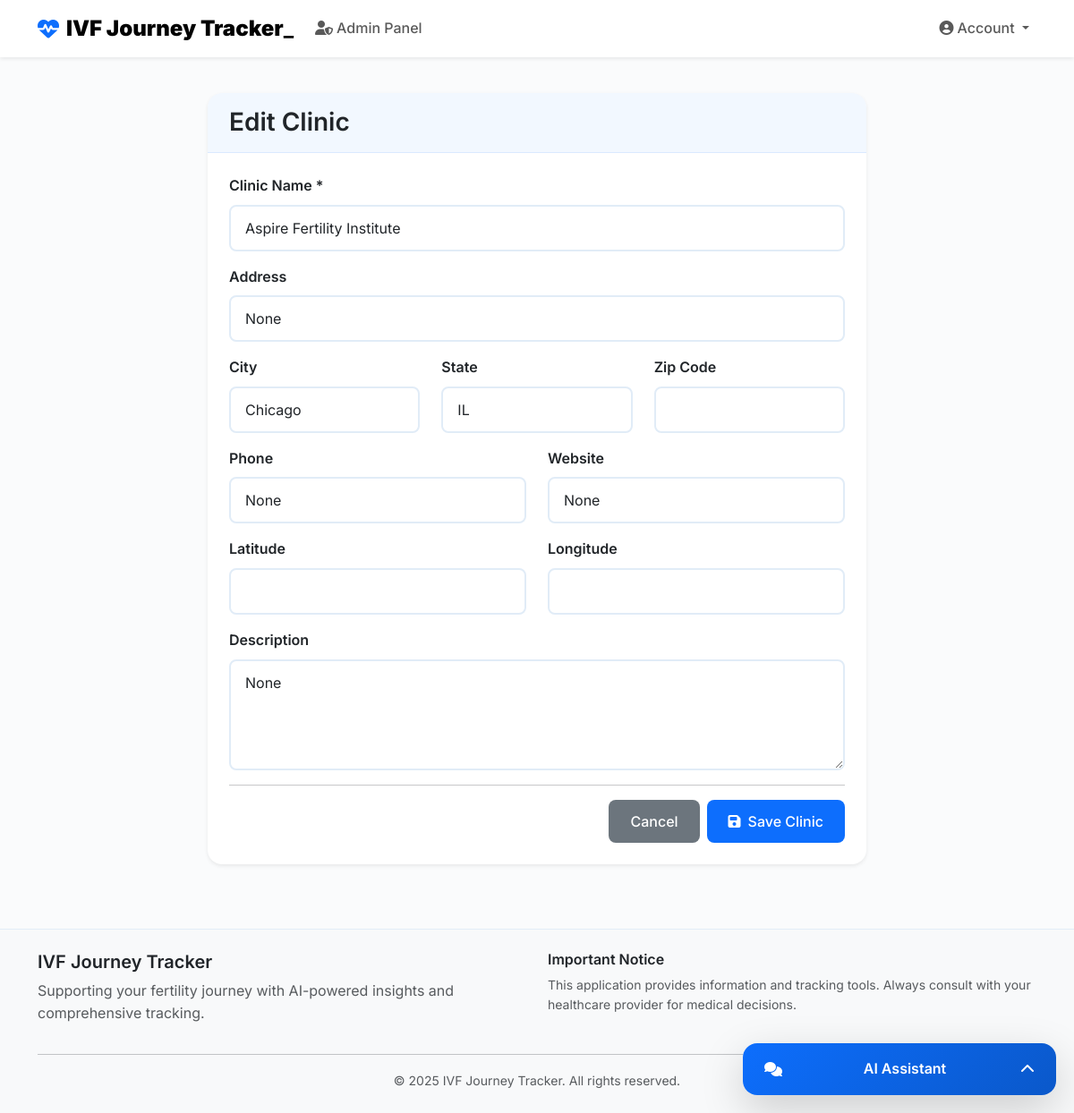
Screenshot of /admin/clinic/edit/3 (signed in) with the database file from the repository.
### models.py (models this page shows, shortened)
class Clinic(db.Model):
    __tablename__ = 'clinic' # <-- CRITICAL FIX: Explicit table name added
    id = db.Column(db.Integer, primary_key=True)
    name = db.Column(db.String(100), nullable=False)
    state = db.Column(db.String(100), nullable=False)
    city = db.Column(db.String(100), nullable=False)
    address = db.Column(db.String(255))
    contact_number = db.Column(db.String(20))
    phone = db.Column(db.String(20))
    website = db.Column(db.String(255))
    description = db.Column(db.Text)
    doctors = db.relationship('User', backref='clinic', lazy='dynamic') # References 'user' table via clinic_id foreign key

### main.py (the view, shortened to what this page needs)
@app.route('/admin/clinic/edit/<int:clinic_id>', methods=['GET', 'POST'])
@admin_required
def edit_clinic(clinic_id):
    user = User.query.get(session['user_id'])
    clinic = Clinic.query.get_or_404(clinic_id)
    return render_template('admin_clinic_form.html', user=user, clinic=clinic, title="Edit Clinic")

### main.py (called while the page is built)
def admin_required(f):
    @wraps(f)
    def wrapper(*args, **kwargs):
        if 'user_id' not in session or session.get('user_type') != 'admin':
            flash('You do not have permission to access this page.', 'error')
            return redirect(url_for('index'))
        return f(*args, **kwargs)
    return wrapper

### templates/admin_clinic_form.html (shortened to what this page needs)
{% extends "base.html" %}
{% block head %}
    <link href="https://cdn.jsdelivr.net/npm/bootstrap@5.3.0/dist/css/bootstrap.min.css" rel="stylesheet">
    <link rel="stylesheet" href="https://cdnjs.cloudflare.com/ajax/libs/font-awesome/6.4.0/css/all.min.css">
    <link rel="stylesheet" href="https://unpkg.com/leaflet@1.9.4/dist/leaflet.css"/>
    <link rel="stylesheet" href="{{ url_for('static', filename='css/base.style.css') }}">
    <link rel="stylesheet" href="{{ url_for('static', filename='css/admin_clinic_form.style.css') }}">
{% endblock %}
{% block content %}
<div class="container py-4">
    <div class="row justify-content-center">
        <div class="col-lg-8">
            <div class="card">
                <div class="card-header">
                    <h3 class="mb-0">{{ title }}</h3>
                </div>
                <div class="card-body">
                    <form method="POST">
                        <div class="mb-3">
                            <label for="name" class="form-label">Clinic Name *</label>
                            <input type="text" class="form-control" id="name" name="name" value="{{ clinic.name if clinic else '' }}" required>
                        </div>
                        <div class="mb-3">
                            <label for="address" class="form-label">Address</label>
                            <input type="text" class="form-control" id="address" name="address" value="{{ clinic.address if clinic else '' }}">
                        </div>
                        <div class="row">
                            <div class="col-md-4 mb-3">
                                <label for="city" class="form-label">City</label>
                                <input type="text" class="form-control" id="city" name="city" value="{{ clinic.city if clinic else '' }}">
                            </div>
                            <div class="col-md-4 mb-3">
                                <label for="state" class="form-label">State</label>
                                <input type="text" class="form-control" id="state" name="state" value="{{ clinic.state if clinic else '' }}">
                            </div>
                            <div class="col-md-4 mb-3">
                                <label for="zip_code" class="form-label">Zip Code</label>
                                <input type="text" class="form-control" id="zip_code" name="zip_code" value="{{ clinic.zip_code if clinic else '' }}">
                            </div>
                        </div>
                        <div class="row">
                            <div class="col-md-6 mb-3">
                                <label for="phone" class="form-label">Phone</label>
                                <input type="tel" class="form-control" id="phone" name="phone" value="{{ clinic.phone if clinic else '' }}">
                            </div>
                            <div class="col-md-6 mb-3">
                                <label for="website" class="form-label">Website</label>
                                <input type="url" class="form-control" id="website" name="website" value="{{ clinic.website if clinic else '' }}" placeholder="https://example.com">
                            </div>
                        </div>
                        <div class="row">
                            <div class="col-md-6 mb-3">
                                <label for="latitude" class="form-label">Latitude</label>
                                <input type="number" step="any" class="form-control" id="latitude" name="latitude" value="{{ clinic.latitude if clinic else '' }}">
                            </div>
                            <div class="col-md-6 mb-3">
                                <label for="longitude" class="form-label">Longitude</label>
                                <input type="number" step="any" class="form-control" id="longitude" name="longitude" value="{{ clinic.longitude if clinic else '' }}">
                            </div>
                        </div>
                        <div class="mb-3">
                            <label for="description" class="form-label">Description</label>
                            <textarea class="form-control" id="description" name="description" rows="4" placeholder="Enter a description for the clinic">{{ clinic.description if clinic else '' }}</textarea>
                        </div>
                        <hr>
                        <div class="d-flex justify-content-end gap-2">
                            <a href="{{ url_for('admin_clinics') }}" class="btn btn-secondary">Cancel</a>
                            <button type="submit" class="btn btn-primary">
                                <i class="fas fa-save me-2"></i>Save Clinic
                            </button>
                        </div>
                    </form>
                </div>
            </div>
        </div>
    </div>
</div>
{% endblock %}

### static/css/base.style.css (style rules this page uses)
:root { --primary-color: #0d6efd; --secondary-color: #6c757d; --success-color: #198754; --danger-color: #dc3545; --warning-color: #ffc107; --info-color: #0dcaf0; --light-color: #f8f9fa; --dark-color: #212529; --purple-color: #6f42c1; --teal-color: #20c997; --medical-blue: #4a90e2; --medical-green: #7ed321; --medical-light: #f0f8ff; --medical-border: #e1ecf7; --dashboard-primary: #4a90e2; --dashboard-success: #7ed321; --dashboard-info: #50e3c2; --dashboard-warning: #f5a623; --dashboard-danger: #d0021b; --dashboard-purple: #9013fe; --dashboard-teal: #00d4aa; --gradient-primary: linear-gradient(135deg, #0d6efd 0%, #0a58ca 100%); --gradient-success: linear-gradient(135deg, #198754 0%, #146c43 100%); --gradient-info: linear-gradient(135deg, #0dcaf0 0%, #0aa2c0 100%); --gradient-warning: linear-gradient(135deg, #ffc107 0%, #ffb800 100%); --gradient-danger: linear-gradient(135deg, #dc3545 0%, #b02a37 100%); --gradient-purple: linear-gradient(135deg, #6f42c1 0%, #5a2d91 100%); --gradient-teal: linear-gradient(135deg, #20c997 0%, #198754 100%); --dashboard-gradient-primary: linear-gradient(135deg, var(--dashboard-primary) 0%, var(--dashboard-success) 100%); --dashboard-gradient-success: linear-gradient(135deg, var(--dashboard-success) 0%, var(--dashboard-info) 100%); --dashboard-gradient-info: linear-gradient(135deg, var(--dashboard-info) 0%, var(--dashboard-teal) 100%); --dashboard-gradient-warning: linear-gradient(135deg, var(--dashboard-warning) 0%, var(--dashboard-danger) 100%); --dashboard-gradient-danger: linear-gradient(135deg, var(--dashboard-danger) 0%, var(--dashboard-purple) 100%); --shadow-sm: 0 0.125rem 0.25rem rgba(0, 0, 0, 0.075); --shadow-md: 0 0.5rem 1rem rgba(0, 0, 0, 0.15); --shadow-lg: 0 1rem 3rem rgba(0, 0, 0, 0.175); --border-radius-sm: 0.375rem; --border-radius-md: 0.5rem; --border-radius-lg: 1rem; --border-radius-xl: 1.5rem; --dashboard-shadow: 0 2px 10px rgba(0, 0, 0, 0.1); --dashboard-transition: all 0.3s ease; --dashboard-border-radius: 15px; }
body { font-family: 'Inter', 'Segoe UI', -apple-system, BlinkMacSystemFont, sans-serif; background-color: #fafbfc; color: var(--dark-color); line-height: 1.6; }
h1, h2, h3, h4, h5, h6 { font-weight: 600; color: var(--dark-color); }
.card { border: none; border-radius: var(--border-radius-lg); box-shadow: var(--shadow-sm); transition: all 0.3s ease; overflow: hidden; }
.card-header { background: rgba(13, 110, 253, 0.05); border-bottom: 1px solid rgba(13, 110, 253, 0.1); font-weight: 600; padding: 1rem 1.5rem; }
.card-body { padding: 1.5rem; }
.btn { font-weight: 500; border-radius: var(--border-radius-md); padding: 0.75rem 1.5rem; transition: all 0.3s ease; border: none; position: relative; overflow: hidden; }
.btn::before { content: ''; position: absolute; top: 0; left: -100%; width: 100%; height: 100%; background: rgba(255, 255, 255, 0.2); transition: left 0.3s ease; }
.form-control { border-radius: var(--border-radius-md); border: 2px solid var(--medical-border); padding: 0.75rem 1rem; font-weight: 400; transition: all 0.3s ease; }
.form-label { font-weight: 600; color: var(--dark-color); margin-bottom: 0.5rem; }

### static/css/patient_dashboard.style.css (style rules this page uses)
.card { border: none; border-radius: 15px; transition: transform 0.2s ease, box-shadow 0.2s ease; }

### static/css/doctor_dashboard.style.css (style rules this page uses)
:root { --primary-color: #4a90e2; --success-color: #7ed321; --info-color: #50e3c2; --warning-color: #f5a623; --danger-color: #d0021b; --purple-color: #9013fe; --teal-color: #00d4aa; --shadow: 0 2px 10px rgba(0, 0, 0, 0.1); --border-radius: 15px; --transition: all 0.3s ease; }

### static/css/admin_dashboard.style.css (style rules this page uses)
:root { --primary-color: #4a90e2; --success-color: #7ed321; --info-color: #50e3c2; --warning-color: #f5a623; --danger-color: #d0021b; --purple-color: #9013fe; --teal-color: #00d4aa; --shadow: 0 2px 10px rgba(0, 0, 0, 0.1); --border-radius: 15px; --transition: all 0.3s ease; }
.card { border-radius: var(--border-radius); border: none; box-shadow: var(--shadow); transition: var(--transition); }
.card-header { background: linear-gradient(135deg, #f8f9fa 0%, #e9ecef 100%); border-radius: var(--border-radius) var(--border-radius) 0 0 !important; border-bottom: 1px solid #dee2e6; font-weight: 600; }

### rows the page displays
Clinic: name "Aspire Fertility Institute", address "None", city "Chicago", state "IL", phone "None", website "None", description "None"

### other values shown
{{ title }} "Edit Clinic"
